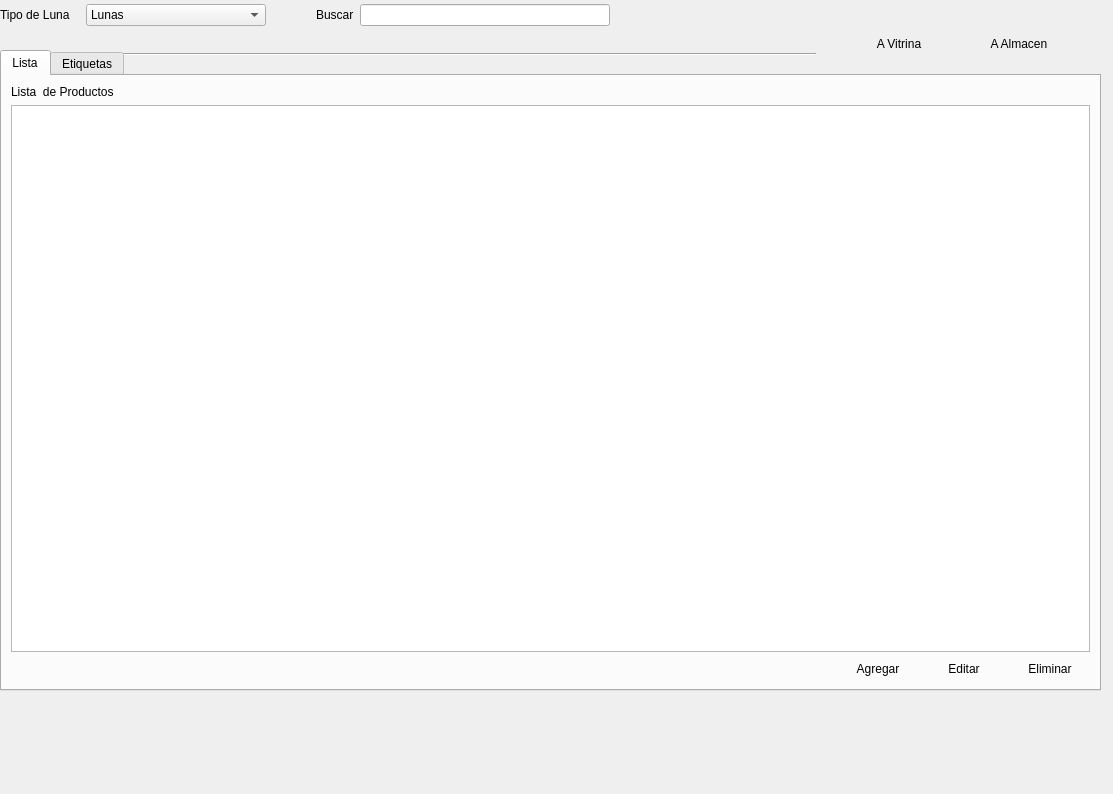
<?xml version="1.0" encoding="UTF-8"?>
<ui version="4.0">
 <class>ui_producto</class>
 <widget class="QWidget" name="ui_producto">
  <property name="geometry">
   <rect>
    <x>0</x>
    <y>0</y>
    <width>1113</width>
    <height>794</height>
   </rect>
  </property>
  <property name="windowTitle">
   <string>Form</string>
  </property>
  <widget class="Line" name="line_2">
   <property name="geometry">
    <rect>
     <x>9</x>
     <y>46</y>
     <width>807</width>
     <height>16</height>
    </rect>
   </property>
   <property name="orientation">
    <enum>Qt::Horizontal</enum>
   </property>
  </widget>
  <widget class="QTabWidget" name="tabWidget">
   <property name="geometry">
    <rect>
     <x>0</x>
     <y>50</y>
     <width>1101</width>
     <height>641</height>
    </rect>
   </property>
   <property name="currentIndex">
    <number>0</number>
   </property>
   <widget class="QWidget" name="Tab1_2">
    <attribute name="title">
     <string>Lista</string>
    </attribute>
    <layout class="QGridLayout" name="gridLayout_17">
     <item row="1" column="0">
      <widget class="QTableView" name="tableView_productos">
       <property name="selectionMode">
        <enum>QAbstractItemView::SingleSelection</enum>
       </property>
       <property name="selectionBehavior">
        <enum>QAbstractItemView::SelectRows</enum>
       </property>
       <attribute name="horizontalHeaderDefaultSectionSize">
        <number>130</number>
       </attribute>
      </widget>
     </item>
     <item row="2" column="0">
      <layout class="QGridLayout" name="gridLayout_4">
       <item row="0" column="2">
        <widget class="QPushButton" name="pushButton_editar">
         <property name="sizePolicy">
          <sizepolicy hsizetype="Fixed" vsizetype="Fixed">
           <horstretch>0</horstretch>
           <verstretch>0</verstretch>
          </sizepolicy>
         </property>
         <property name="text">
          <string>Editar</string>
         </property>
         <property name="icon">
          <iconset resource="../Icons/Icons.qrc">
           <normaloff>:/Icons/1349716425_doc_edit.png</normaloff>:/Icons/1349716425_doc_edit.png</iconset>
         </property>
         <property name="shortcut">
          <string>Ctrl+E</string>
         </property>
         <property name="flat">
          <bool>true</bool>
         </property>
        </widget>
       </item>
       <item row="0" column="3">
        <widget class="QPushButton" name="pushButton_eliminar">
         <property name="sizePolicy">
          <sizepolicy hsizetype="Fixed" vsizetype="Fixed">
           <horstretch>0</horstretch>
           <verstretch>0</verstretch>
          </sizepolicy>
         </property>
         <property name="text">
          <string>Eliminar</string>
         </property>
         <property name="icon">
          <iconset resource="../Icons/Icons.qrc">
           <normaloff>:/Icons/1349716432_round_minus.png</normaloff>:/Icons/1349716432_round_minus.png</iconset>
         </property>
         <property name="shortcut">
          <string>Del</string>
         </property>
         <property name="flat">
          <bool>true</bool>
         </property>
        </widget>
       </item>
       <item row="0" column="0">
        <spacer name="horizontalSpacer_3">
         <property name="orientation">
          <enum>Qt::Horizontal</enum>
         </property>
         <property name="sizeHint" stdset="0">
          <size>
           <width>40</width>
           <height>20</height>
          </size>
         </property>
        </spacer>
       </item>
       <item row="0" column="1">
        <widget class="QPushButton" name="pushButton_agregar_2">
         <property name="text">
          <string>Agregar</string>
         </property>
         <property name="icon">
          <iconset resource="../Icons/Icons.qrc">
           <normaloff>:/Icons/1349716423_sq_plus.png</normaloff>:/Icons/1349716423_sq_plus.png</iconset>
         </property>
         <property name="shortcut">
          <string>Ctrl+N</string>
         </property>
         <property name="flat">
          <bool>true</bool>
         </property>
        </widget>
       </item>
      </layout>
     </item>
     <item row="0" column="0">
      <widget class="QLabel" name="label_6">
       <property name="sizePolicy">
        <sizepolicy hsizetype="Fixed" vsizetype="Preferred">
         <horstretch>0</horstretch>
         <verstretch>0</verstretch>
        </sizepolicy>
       </property>
       <property name="text">
        <string>Lista  de Productos</string>
       </property>
      </widget>
     </item>
    </layout>
   </widget>
   <widget class="QWidget" name="tab">
    <attribute name="title">
     <string>Etiquetas</string>
    </attribute>
    <widget class="QLabel" name="draw_label">
     <property name="geometry">
      <rect>
       <x>542</x>
       <y>51</y>
       <width>291</width>
       <height>381</height>
      </rect>
     </property>
     <property name="frameShape">
      <enum>QFrame::WinPanel</enum>
     </property>
     <property name="text">
      <string/>
     </property>
    </widget>
    <widget class="QWidget" name="layoutWidget">
     <property name="geometry">
      <rect>
       <x>542</x>
       <y>13</y>
       <width>313</width>
       <height>29</height>
      </rect>
     </property>
     <layout class="QHBoxLayout" name="horizontalLayout_2">
      <item>
       <widget class="QLineEdit" name="lineEdit_pag">
        <property name="enabled">
         <bool>false</bool>
        </property>
        <property name="text">
         <string>0/0</string>
        </property>
        <property name="echoMode">
         <enum>QLineEdit::Normal</enum>
        </property>
        <property name="alignment">
         <set>Qt::AlignCenter</set>
        </property>
        <property name="readOnly">
         <bool>true</bool>
        </property>
       </widget>
      </item>
      <item>
       <widget class="QPushButton" name="pushButton_anterior">
        <property name="enabled">
         <bool>false</bool>
        </property>
        <property name="text">
         <string>&lt;&lt;</string>
        </property>
       </widget>
      </item>
      <item>
       <widget class="QPushButton" name="pushButton_siguiente">
        <property name="enabled">
         <bool>false</bool>
        </property>
        <property name="text">
         <string>&gt;&gt;</string>
        </property>
       </widget>
      </item>
     </layout>
    </widget>
    <widget class="QWidget" name="layoutWidget">
     <property name="geometry">
      <rect>
       <x>230</x>
       <y>430</y>
       <width>274</width>
       <height>29</height>
      </rect>
     </property>
     <layout class="QHBoxLayout" name="horizontalLayout">
      <item>
       <spacer name="horizontalSpacer_9">
        <property name="orientation">
         <enum>Qt::Horizontal</enum>
        </property>
        <property name="sizeHint" stdset="0">
         <size>
          <width>40</width>
          <height>20</height>
         </size>
        </property>
       </spacer>
      </item>
      <item>
       <widget class="QPushButton" name="pushButton_previsualizar">
        <property name="sizePolicy">
         <sizepolicy hsizetype="Fixed" vsizetype="Fixed">
          <horstretch>0</horstretch>
          <verstretch>0</verstretch>
         </sizepolicy>
        </property>
        <property name="text">
         <string>Previsualizar</string>
        </property>
        <property name="icon">
         <iconset resource="../Icons/Icons.qrc">
          <normaloff>:/Icons/1349716430_zoom.png</normaloff>:/Icons/1349716430_zoom.png</iconset>
        </property>
        <property name="shortcut">
         <string>Ctrl+Alt+P</string>
        </property>
        <property name="flat">
         <bool>true</bool>
        </property>
       </widget>
      </item>
      <item>
       <widget class="QPushButton" name="pushButton_imprimir">
        <property name="sizePolicy">
         <sizepolicy hsizetype="Fixed" vsizetype="Fixed">
          <horstretch>0</horstretch>
          <verstretch>0</verstretch>
         </sizepolicy>
        </property>
        <property name="text">
         <string>Imprimir</string>
        </property>
        <property name="icon">
         <iconset resource="../Icons/Icons.qrc">
          <normaloff>:/Icons/1349716426_print.png</normaloff>:/Icons/1349716426_print.png</iconset>
        </property>
        <property name="shortcut">
         <string>Ctrl+P</string>
        </property>
        <property name="flat">
         <bool>true</bool>
        </property>
       </widget>
      </item>
     </layout>
    </widget>
    <widget class="QTableWidget" name="tableView_etiquetas">
     <property name="geometry">
      <rect>
       <x>7</x>
       <y>38</y>
       <width>501</width>
       <height>381</height>
      </rect>
     </property>
     <property name="editTriggers">
      <set>QAbstractItemView::NoEditTriggers</set>
     </property>
     <property name="selectionMode">
      <enum>QAbstractItemView::SingleSelection</enum>
     </property>
     <property name="selectionBehavior">
      <enum>QAbstractItemView::SelectRows</enum>
     </property>
     <column>
      <property name="text">
       <string>Codigo</string>
      </property>
     </column>
     <column>
      <property name="text">
       <string>Color</string>
      </property>
     </column>
     <column>
      <property name="text">
       <string>Calidad</string>
      </property>
     </column>
     <column>
      <property name="text">
       <string>Ubicación</string>
      </property>
     </column>
     <column>
      <property name="text">
       <string>Precio</string>
      </property>
     </column>
    </widget>
    <widget class="QLabel" name="label_7">
     <property name="geometry">
      <rect>
       <x>7</x>
       <y>15</y>
       <width>207</width>
       <height>17</height>
      </rect>
     </property>
     <property name="sizePolicy">
      <sizepolicy hsizetype="Fixed" vsizetype="Preferred">
       <horstretch>0</horstretch>
       <verstretch>0</verstretch>
      </sizepolicy>
     </property>
     <property name="text">
      <string>Lista  de Productos a Etiquetar:</string>
     </property>
    </widget>
    <zorder>layoutWidget</zorder>
    <zorder>tableView_etiquetas</zorder>
    <zorder>label_7</zorder>
    <zorder>draw_label</zorder>
    <zorder>layoutWidget</zorder>
   </widget>
  </widget>
  <widget class="QWidget" name="layoutWidget">
   <property name="geometry">
    <rect>
     <x>0</x>
     <y>0</y>
     <width>745</width>
     <height>31</height>
    </rect>
   </property>
   <layout class="QGridLayout" name="gridLayout_15">
    <item row="0" column="4">
     <spacer name="horizontalSpacer_8">
      <property name="orientation">
       <enum>Qt::Horizontal</enum>
      </property>
      <property name="sizeHint" stdset="0">
       <size>
        <width>40</width>
        <height>20</height>
       </size>
      </property>
     </spacer>
    </item>
    <item row="0" column="2">
     <spacer name="horizontalSpacer_7">
      <property name="orientation">
       <enum>Qt::Horizontal</enum>
      </property>
      <property name="sizeHint" stdset="0">
       <size>
        <width>11</width>
        <height>11</height>
       </size>
      </property>
     </spacer>
    </item>
    <item row="0" column="1">
     <widget class="QComboBox" name="comboBox_tipoProducto">
      <property name="minimumSize">
       <size>
        <width>180</width>
        <height>0</height>
       </size>
      </property>
      <item>
       <property name="text">
        <string>Lunas</string>
       </property>
      </item>
      <item>
       <property name="text">
        <string>Monturas</string>
       </property>
      </item>
      <item>
       <property name="text">
        <string>Lentes de Contacto</string>
       </property>
      </item>
      <item>
       <property name="text">
        <string>Otros</string>
       </property>
      </item>
      <item>
       <property name="text">
        <string>Trabajos Extras</string>
       </property>
      </item>
     </widget>
    </item>
    <item row="0" column="0">
     <widget class="QLabel" name="label_5">
      <property name="text">
       <string>Tipo de Luna   </string>
      </property>
     </widget>
    </item>
    <item row="0" column="3">
     <layout class="QGridLayout" name="gridLayout_16">
      <item row="0" column="0">
       <widget class="QLabel" name="label_4">
        <property name="text">
         <string>Buscar</string>
        </property>
       </widget>
      </item>
      <item row="0" column="1">
       <widget class="QLineEdit" name="lineEdit_buscar">
        <property name="minimumSize">
         <size>
          <width>250</width>
          <height>0</height>
         </size>
        </property>
        <property name="maximumSize">
         <size>
          <width>250</width>
          <height>16777215</height>
         </size>
        </property>
       </widget>
      </item>
      <item row="0" column="2">
       <widget class="QPushButton" name="pushButton_buscar">
        <property name="sizePolicy">
         <sizepolicy hsizetype="Minimum" vsizetype="Fixed">
          <horstretch>0</horstretch>
          <verstretch>0</verstretch>
         </sizepolicy>
        </property>
        <property name="text">
         <string/>
        </property>
        <property name="icon">
         <iconset resource="../Icons/Icons.qrc">
          <normaloff>:/Icons/1349716430_zoom.png</normaloff>:/Icons/1349716430_zoom.png</iconset>
        </property>
        <property name="flat">
         <bool>true</bool>
        </property>
       </widget>
      </item>
      <item row="0" column="3">
       <widget class="QPushButton" name="pushButton_busquedaAvanzada">
        <property name="text">
         <string/>
        </property>
        <property name="icon">
         <iconset resource="../Icons/Icons.qrc">
          <normaloff>:/Icons/1349716435_cog.png</normaloff>:/Icons/1349716435_cog.png</iconset>
        </property>
        <property name="flat">
         <bool>true</bool>
        </property>
       </widget>
      </item>
     </layout>
    </item>
   </layout>
  </widget>
  <widget class="QPushButton" name="btnToVitrina">
   <property name="geometry">
    <rect>
     <x>850</x>
     <y>30</y>
     <width>98</width>
     <height>27</height>
    </rect>
   </property>
   <property name="text">
    <string>A Vitrina</string>
   </property>
   <property name="flat">
    <bool>true</bool>
   </property>
  </widget>
  <widget class="QPushButton" name="btnToAlmacen">
   <property name="geometry">
    <rect>
     <x>970</x>
     <y>30</y>
     <width>98</width>
     <height>27</height>
    </rect>
   </property>
   <property name="text">
    <string>A Almacen</string>
   </property>
   <property name="flat">
    <bool>true</bool>
   </property>
  </widget>
 </widget>
 <tabstops>
  <tabstop>lineEdit_buscar</tabstop>
  <tabstop>pushButton_buscar</tabstop>
  <tabstop>pushButton_busquedaAvanzada</tabstop>
  <tabstop>comboBox_tipoProducto</tabstop>
  <tabstop>tabWidget</tabstop>
  <tabstop>tableView_productos</tabstop>
  <tabstop>pushButton_agregar_2</tabstop>
  <tabstop>pushButton_editar</tabstop>
  <tabstop>pushButton_eliminar</tabstop>
  <tabstop>tableView_etiquetas</tabstop>
  <tabstop>lineEdit_pag</tabstop>
  <tabstop>pushButton_anterior</tabstop>
  <tabstop>pushButton_siguiente</tabstop>
 </tabstops>
 <resources>
  <include location="../Icons/Icons.qrc"/>
 </resources>
 <connections/>
</ui>
